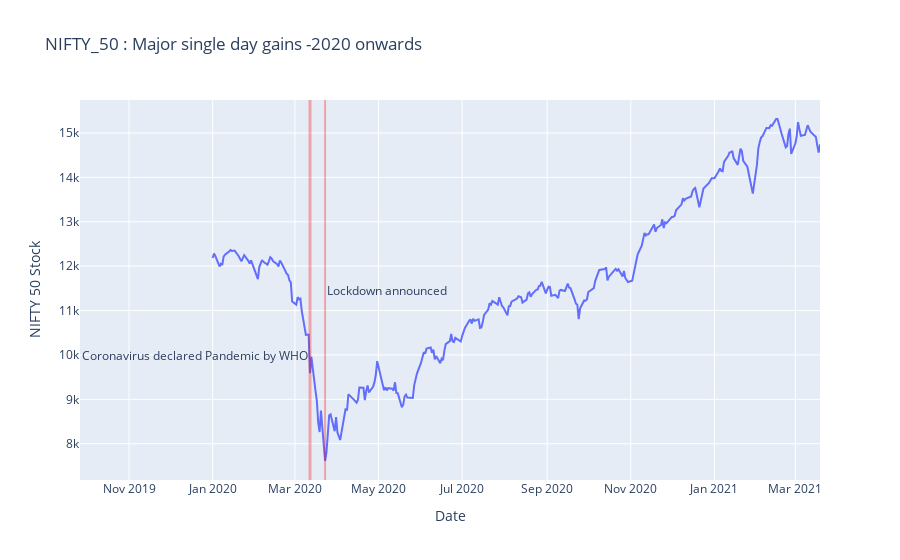

The cell this chart's notebook holds for it:
### Markdown cell above
# Relating events
* On **March 23 2020** - Announcement of Lockdown
* On **March 12 2020** - Pandemic Announced by WHO

### Code cell
fig = px.line(nifty_50_2019_2020, x='Date', y='Close', title='Time Series')

fig.update_layout(title='NIFTY_50 : Major single day gains -2020 onwards',
    yaxis_title='NIFTY 50 Stock',
    shapes = [dict(x0='2020-03-23', x1='2020-03-23', y0=0, y1=1, xref='x', yref='paper', line_width=2,opacity=0.3,line_color='red',editable=False),
              dict(x0='2020-03-12', x1='2020-03-12', y0=0, y1=1, xref='x', yref='paper',line_width=3,opacity=0.3,line_color='red')],
                annotations=[dict(x='2020-03-23', y=0.5, xref='x', yref='paper',
                    showarrow=False, xanchor='left', text='Lockdown announced'),
                 dict(x='2020-03-12', y=0.3, xref='x', yref='paper',
                    showarrow=False, xanchor='right', text='Coronavirus declared Pandemic by WHO')],                 
)
fig.show()

### Figure 1 — Plotly figure (JSON) as saved in the notebook; plotly's stock layout.template omitted (floating-point values rounded to 4 significant figures; data arrays with more than 128 entries replaced by an {"elided": "..."} marker saying what was removed)
{"data": [{"hovertemplate": "Date=%{x}<br>Close=%{y}<extra></extra>", "legendgroup": "", "line": {"color": "#636efa", "dash": "solid"}, "mode": "lines", "name": "", "orientation": "v", "showlegend": false, "type": "scatter", "x": {"elided": "305 str values"}, "xaxis": "x", "y": {"elided": "305 float values"}, "yaxis": "y"}], "layout": {"annotations": [{"showarrow": false, "text": "Lockdown announced", "x": "2020-03-23", "xanchor": "left", "xref": "x", "y": 0.5, "yref": "paper"}, {"showarrow": false, "text": "Coronavirus declared Pandemic by WHO", "x": "2020-03-12", "xanchor": "right", "xref": "x", "y": 0.3, "yref": "paper"}], "legend": {"tracegroupgap": 0}, "shapes": [{"editable": false, "line": {"color": "red", "width": 2}, "opacity": 0.3, "x0": "2020-03-23", "x1": "2020-03-23", "xref": "x", "y0": 0, "y1": 1, "yref": "paper"}, {"line": {"color": "red", "width": 3}, "opacity": 0.3, "x0": "2020-03-12", "x1": "2020-03-12", "xref": "x", "y0": 0, "y1": 1, "yref": "paper"}], "title": {"text": "NIFTY_50 : Major single day gains -2020 onwards"}, "xaxis": {"anchor": "y", "domain": [0, 1], "title": {"text": "Date"}, "type": "date", "range": ["2019-09-26 07:52:59.562", "2021-03-19"], "autorange": true}, "yaxis": {"anchor": "x", "domain": [0, 1], "title": {"text": "NIFTY 50 Stock"}, "type": "linear", "range": [7182.0, 15740.0], "autorange": true}, "autosize": true}}
